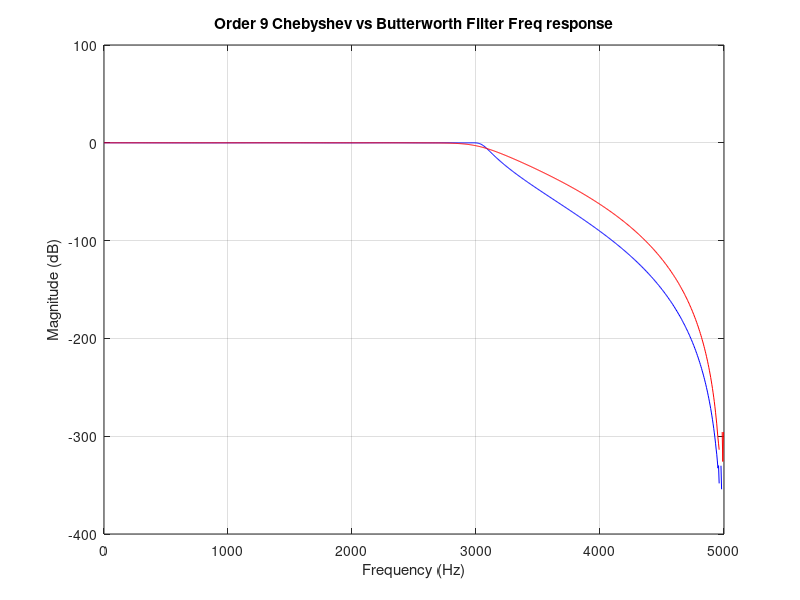

MATLAB code to generate this figure:
clear;
fsamp = 10e3;
fc = 3e3;
fs = 34e2;
wc = fc/(fsamp/2);
ws = fs/(fsamp/2);
ftb = 400;
Stop_att = 35;
Pass_rip = 0.1;
[n, wp] = cheb1ord(wc, ws, Pass_rip, Stop_att)

[b,a] = cheby1(n , Pass_rip, wp)
[c, d] = butter(n, wp)

[H1, W1] = freqz(b, a, 1024);
[H2, W2] = freqz(c, d, 1024);

F1 = W1*fsamp/(2*pi);
mag1_db = 20*log10(abs(H1));

F2 = W2*fsamp/(2*pi);
mag2_db = 20*log10(abs(H2));

plot(F1, mag1_db, color="blue");
hold on;
plot(F2, mag2_db, color="red");
hold off;
grid on;
xlabel('Frequency (Hz)');
ylabel('Magnitude (dB)');
title('Order 9 Chebyshev vs Butterworth Filter Freq response');
